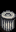

Below is a game level as drawn by its tile map, then a one-line description and the .tmx file that defines it, in full:
An orthogonal 1x2 tile map with 16x16 px tiles, 2 tile layers (Buildings, Front) and 1 object (TileData).

<map version="1.10" tiledversion="1.11.1" orientation="orthogonal" renderorder="right-down" width="1" height="2" tilewidth="16" tileheight="16" infinite="0" nextlayerid="5" nextobjectid="2">
 <tileset firstgid="1" source="spring_town.tsx" />
 <layer id="2" name="Buildings" width="1" height="2">
  <data encoding="csv">
0,
79
</data>
 </layer>
 <layer id="1" name="Front" width="1" height="2">
  <data encoding="csv">
47,
0
</data>
 </layer>
 <objectgroup id="3" name="Buildings">
  <object id="1" name="TileData" x="0" y="16" width="16" height="16">
   <properties>
    <property name="Action" value="Garbage NotAGardener.Can_Carpenter" />
   </properties>
  </object>
 </objectgroup>
 <objectgroup id="4" name="Front" />
</map>
